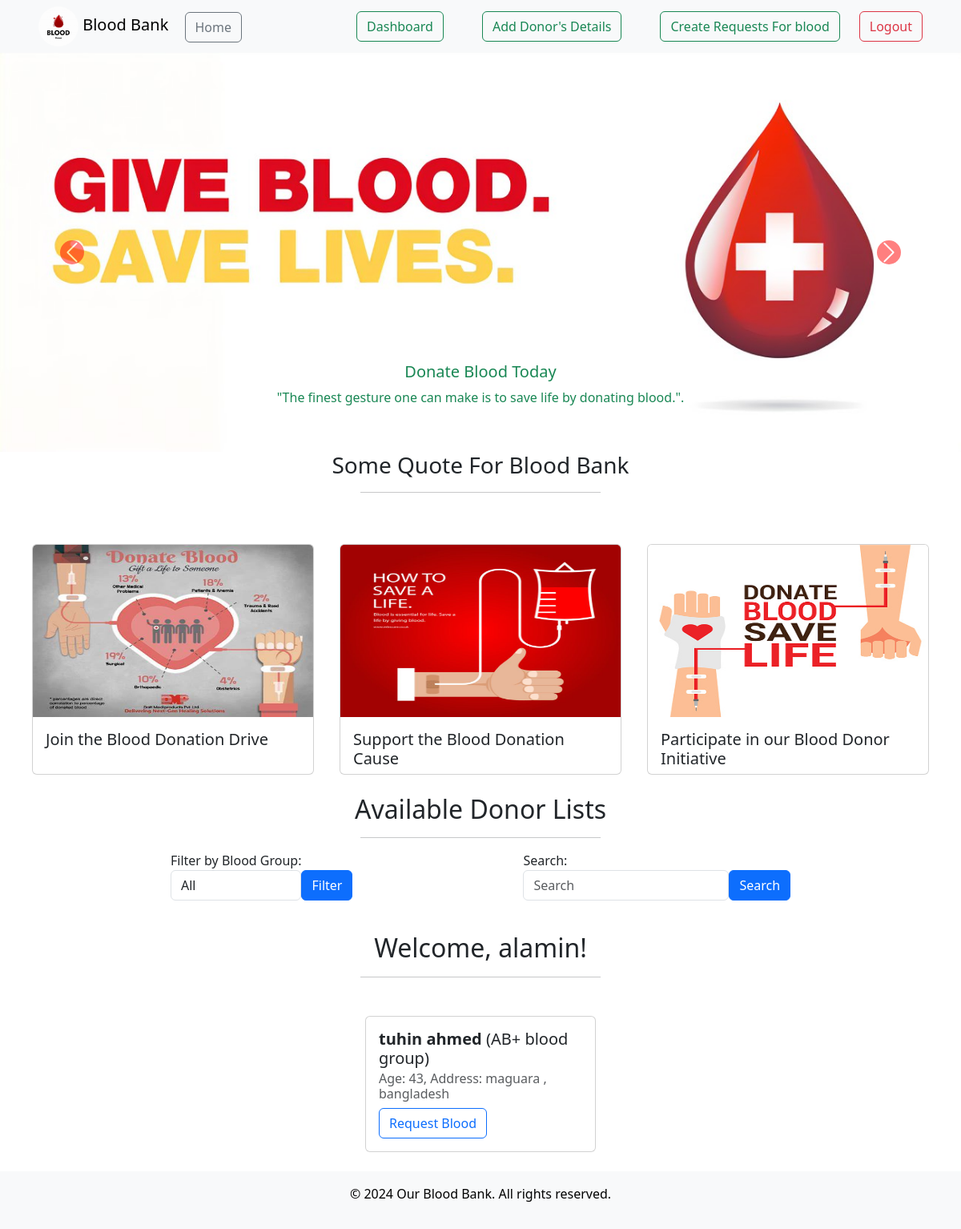
The app's page / (signed in) with its own data.
### blood/models.py (models this page shows, shortened)
class UserDetails(models.Model):
    user = models.OneToOneField(User, on_delete=models.CASCADE)
    name = models.CharField(max_length=255, null=True, blank=True)
    age = models.IntegerField()
    address = models.TextField()
    last_donation_date = models.DateField(null=True, blank=True)
    availability_for_donation = models.BooleanField(default=True)
    bloodgroup = models.CharField(max_length=5, choices=[('O+', 'O+'), ('O-', 'O-'), ('A+', 'A+'), ('A-', 'A-'), ('B+', 'B+'), ('B-', 'B-'), ('AB+', 'AB+'), ('AB-', 'AB-')])

### users/views.py (the view, shortened to what this page needs)
# urls.py: 2. Add a URL to urlpatterns:  path('', views.home, name='home')
def home(request):
    blood_group_filter = request.GET.get('blood_group', '')
    search_query = request.GET.get('search', '')
    available_donors = UserDetails.objects.filter(availability_for_donation=True)
    donation_events = DonationEvent.objects.all()
    if blood_group_filter:
        donation_events = donation_events.filter(bloodgroup=blood_group_filter)
        available_donors=available_donors.filter(bloodgroup=blood_group_filter)
    return render(request, "home.html",  {'donation_events': donation_events, 'blood_group_filter': blood_group_filter, 'search_query': search_query, 'available_donors': available_donors})

### templates/home.html (shortened to what this page needs)
{% extends "base.html" %} {% load static %}{% load crispy_forms_tags %} {% block content %}
<div id="carouselExampleCaptions" class="carousel slide ">
        <div class="carousel-indicators">
          <button type="button" data-bs-target="#carouselExampleCaptions" data-bs-slide-to="0" class="active" aria-current="true" aria-label="Slide 1"></button>
          <button type="button" data-bs-target="#carouselExampleCaptions" data-bs-slide-to="1" aria-label="Slide 2"></button>
          <button type="button" data-bs-target="#carouselExampleCaptions" data-bs-slide-to="2" aria-label="Slide 3"></button>
        </div>
        <div class="carousel-inner">
          <div class="carousel-item active">
            <img src="{% static 'slider1.jpeg' %}" class="d-block w-100" alt="...">
            <div class="carousel-caption d-none d-md-block text-success">
              <h5>Donate Blood Today</h5>
              <p>"The finest gesture one can make is to save life by donating blood.".</p>
            </div>
          </div>
        </div>
        <button class="carousel-control-prev" type="button" data-bs-target="#carouselExampleCaptions" data-bs-slide="prev">
          <span class="carousel-control-prev-icon text-primary" aria-hidden="true"></span>
        </button>
        <button class="carousel-control-next" type="button" data-bs-target="#carouselExampleCaptions" data-bs-slide="next">
          <span class="carousel-control-next-icon text-primary" aria-hidden="true"></span>
        </button>
      </div>
      <h3 class="text-center">Some Quote For Blood Bank</h3>
      <hr class="w-25  mx-auto"/>
        <div class="d-flex flex-wrap justify-content-center  mt-5 ">
          <div class="card m-3 col-sm-12 col-md-6 col-lg-6 col-xl-4" style="width: 22rem; height: 18rem">
            <img
              src="{% static 'card1.jpeg' %}"
              class="card-img-top img-fluid h-75"
              alt="..."
            />
            <div class="card-body">
              <h5 class="card-title">
                <a
                  class="text-decoration-none text-dark"
                  >Join the Blood Donation Drive</a
                >
              </h5>
            </div>
          </div>
          <div class="card m-3 col-sm-12 col-md-6 col-lg-6 col-xl-4" style="width: 22rem; height: 18rem">
            <img
              src="{% static 'card2.jpg' %}"
              class="card-img-top img-fluid h-75"
              alt="..."
            />
            <div class="card-body">
              <h5 class="card-title">
                <a
                  class="text-decoration-none text-dark"
                  >Support the Blood Donation Cause</a
                >
              </h5>
            </div>
          </div>
          <div class="card m-3 col-sm-12 col-md-6 col-lg-6 col-xl-4" style="width: 22rem; height: 18rem">
            <img
              src="{% static 'card3.jpg' %}"
              class="card-img-top img-fluid h-75"
              alt="..."
            />
            <div class="card-body">
              <h5 class="card-title">
                <a
                  class="text-decoration-none text-dark"
                  >Participate in our Blood Donor Initiative</a
                >
              </h5>
            </div>
          </div>
        </div>
<h2 class="text-center my-2">Available Donor Lists</h2>
<hr class="w-25  mx-auto"/>
<div class="d-flex justify-content-evenly">
         <form method="get" action="{% url 'home' %}" class="  mb-3">
                <div class="d-flex">
                      <div class=" mb-3">
                        <label for="blood_group">Filter by Blood Group:</label>
                              <select class="form-control" name="blood_group" id="blood_group">
                                      <option value="" {% if not blood_group_filter %}selected{% endif %}>All</option>
                              </select>
                      </div>
                      <div class=" mt-4">
                         <button type="submit" class="btn btn-primary btn-block">Filter</button>
                      </div>
                  </div>
        </form>
       <form method="get" action="{% url 'home' %}" class=" mb-3">
         <div class="form-group d-flex" >
                <div  class=" mb-3">
                <label for="search">Search:</label>
                <input type="text" class="form-control" name="search" id="search" placeholder="Search" value="{{ search_query }}">
                </div>
                <div class=" mt-4">
                        <button type="submit" class="btn btn-primary">Search</button>
                     </div>
         </div>
        </form>
</div>
   {% if user.is_authenticated %}
    <h2 class="text-center my-2">Welcome, {{ user.username }}!</h2>
    <hr class="w-25  mx-auto"/>
  {% else %}
    <h2 class="text-center my-2">Sign in to request blood from available donors.</h2>
    <hr class="w-25  mx-auto"/>
  {% endif %}
  {% if available_donors %}
    <div class="d-flex flex-wrap justify-content-center  mt-5 ">
      {% for donor in available_donors %}
      <div class="card col-sm-12 col-md-6 col-lg-6 col-xl-4 mx-2" style="width: 18rem;">
        <div class="card-body">
          <h5 class="card-title"><strong>{{ donor.name }}</strong> ({{ donor.bloodgroup }} blood group)</h5>
          <h6 class="card-subtitle mb-2 text-body-secondary"> Age: {{ donor.age }}, Address: {{ donor.address }}</h6>
          {% if user.is_authenticated %}
            <form method="post" action="{% url 'request_blood' donor.user.id %}">
              <button type="submit" class="btn btn-outline-primary">Request Blood</button>
            </form>
          {% endif %}
        </div>
      </div>
      {% endfor %}
   </div>
  {% else %}
    <p class="text-center my-2">No available donors at the moment.</p>
  {% endif %}
 <footer class="bg-light text-black text-center py-3 mt-4">
        <div class="container">
          <p>&copy; 2024 Our Blood Bank. All rights reserved.</p>
        </div>
      </footer>
{% endblock %}

### templates/base.html (style rules this page uses)
.carousel-control-prev-icon, .carousel-control-next-icon { background-color: red !important; border-radius: 50%; width: 30px; height: 30px; display: flex; align-items: center; justify-content: center; }

### records on screen
UserDetails: name "tuhin ahmed", bloodgroup "AB+", age "43", address "maguara , bangladesh"

### other values on screen
{{ user.username }} "alamin"
